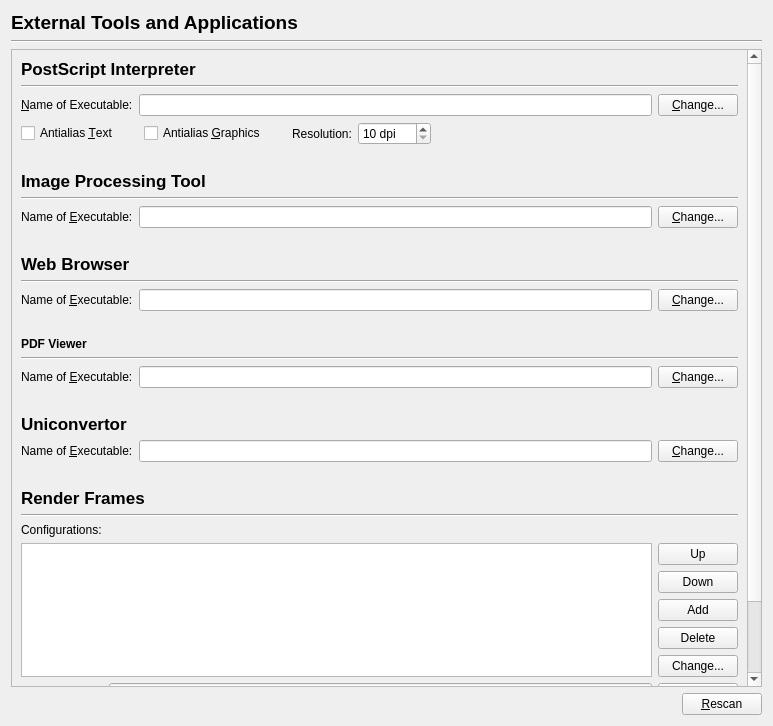
<?xml version="1.0" encoding="UTF-8"?>
<ui version="4.0">
 <class>Prefs_ExternalTools</class>
 <widget class="QWidget" name="Prefs_ExternalTools">
  <property name="geometry">
   <rect>
    <x>0</x>
    <y>0</y>
    <width>773</width>
    <height>726</height>
   </rect>
  </property>
  <property name="windowTitle">
   <string>External Tools</string>
  </property>
  <layout class="QVBoxLayout" name="verticalLayout">
   <item>
    <widget class="QLabel" name="label_6">
     <property name="font">
      <font>
       <pointsize>14</pointsize>
       <weight>75</weight>
       <bold>true</bold>
      </font>
     </property>
     <property name="text">
      <string>External Tools and Applications</string>
     </property>
    </widget>
   </item>
   <item>
    <widget class="Line" name="line_5">
     <property name="orientation">
      <enum>Qt::Horizontal</enum>
     </property>
    </widget>
   </item>
   <item>
    <widget class="QScrollArea" name="scrollArea">
     <property name="widgetResizable">
      <bool>true</bool>
     </property>
     <widget class="QWidget" name="scrollAreaWidgetContents">
      <property name="geometry">
       <rect>
        <x>0</x>
        <y>0</y>
        <width>730</width>
        <height>992</height>
       </rect>
      </property>
      <layout class="QVBoxLayout" name="verticalLayout_3">
       <item>
        <widget class="QLabel" name="label_2">
         <property name="font">
          <font>
           <pointsize>13</pointsize>
           <weight>75</weight>
           <bold>true</bold>
          </font>
         </property>
         <property name="text">
          <string>PostScript Interpreter</string>
         </property>
        </widget>
       </item>
       <item>
        <widget class="Line" name="line">
         <property name="orientation">
          <enum>Qt::Horizontal</enum>
         </property>
        </widget>
       </item>
       <item>
        <layout class="QHBoxLayout">
         <item>
          <widget class="QLabel" name="psToolLabel">
           <property name="text">
            <string>&amp;Name of Executable:</string>
           </property>
           <property name="wordWrap">
            <bool>false</bool>
           </property>
           <property name="buddy">
            <cstring>psToolLineEdit</cstring>
           </property>
          </widget>
         </item>
         <item>
          <widget class="QLineEdit" name="psToolLineEdit">
           <property name="toolTip">
            <string>&lt;qt&gt;Add the path for the Ghostscript interpreter. On Windows, please note it is important to note you need to use the program named gswin32c.exe - NOT gswin32.exe. Otherwise, this maybe cause a hang when starting Scribus.&lt;/qt&gt;</string>
           </property>
          </widget>
         </item>
         <item>
          <widget class="QPushButton" name="psToolChangeButton">
           <property name="text">
            <string>&amp;Change...</string>
           </property>
           <property name="shortcut">
            <string>Alt+C</string>
           </property>
          </widget>
         </item>
        </layout>
       </item>
       <item>
        <layout class="QHBoxLayout">
         <item>
          <widget class="QCheckBox" name="psAntialiasTextCheckBox">
           <property name="toolTip">
            <string>Antialias text for EPS and PDF onscreen rendering</string>
           </property>
           <property name="text">
            <string>Antialias &amp;Text</string>
           </property>
           <property name="shortcut">
            <string>Alt+T</string>
           </property>
          </widget>
         </item>
         <item>
          <spacer>
           <property name="orientation">
            <enum>Qt::Horizontal</enum>
           </property>
           <property name="sizeType">
            <enum>QSizePolicy::Minimum</enum>
           </property>
           <property name="sizeHint" stdset="0">
            <size>
             <width>20</width>
             <height>20</height>
            </size>
           </property>
          </spacer>
         </item>
         <item>
          <widget class="QCheckBox" name="psAntialiasGraphicsCheckBox">
           <property name="toolTip">
            <string>Antialias graphics for EPS and PDF onscreen rendering</string>
           </property>
           <property name="text">
            <string>Antialias &amp;Graphics</string>
           </property>
           <property name="shortcut">
            <string>Alt+G</string>
           </property>
          </widget>
         </item>
         <item>
          <spacer>
           <property name="orientation">
            <enum>Qt::Horizontal</enum>
           </property>
           <property name="sizeType">
            <enum>QSizePolicy::Minimum</enum>
           </property>
           <property name="sizeHint" stdset="0">
            <size>
             <width>20</width>
             <height>20</height>
            </size>
           </property>
          </spacer>
         </item>
         <item>
          <widget class="QLabel" name="psResolutionLabel">
           <property name="text">
            <string>Resolution:</string>
           </property>
           <property name="wordWrap">
            <bool>false</bool>
           </property>
           <property name="buddy">
            <cstring>psResolutionSpinBox</cstring>
           </property>
          </widget>
         </item>
         <item>
          <widget class="QSpinBox" name="psResolutionSpinBox">
           <property name="suffix">
            <string> dpi</string>
           </property>
           <property name="minimum">
            <number>10</number>
           </property>
           <property name="maximum">
            <number>2400</number>
           </property>
          </widget>
         </item>
         <item>
          <spacer name="horizontalSpacer">
           <property name="orientation">
            <enum>Qt::Horizontal</enum>
           </property>
           <property name="sizeHint" stdset="0">
            <size>
             <width>40</width>
             <height>20</height>
            </size>
           </property>
          </spacer>
         </item>
        </layout>
       </item>
       <item>
        <spacer name="verticalSpacer">
         <property name="orientation">
          <enum>Qt::Vertical</enum>
         </property>
         <property name="sizeType">
          <enum>QSizePolicy::Fixed</enum>
         </property>
         <property name="sizeHint" stdset="0">
          <size>
           <width>20</width>
           <height>20</height>
          </size>
         </property>
        </spacer>
       </item>
       <item>
        <widget class="QLabel" name="label_3">
         <property name="font">
          <font>
           <pointsize>13</pointsize>
           <weight>75</weight>
           <bold>true</bold>
          </font>
         </property>
         <property name="text">
          <string>Image Processing Tool</string>
         </property>
        </widget>
       </item>
       <item>
        <widget class="Line" name="line_3">
         <property name="orientation">
          <enum>Qt::Horizontal</enum>
         </property>
        </widget>
       </item>
       <item>
        <layout class="QHBoxLayout" name="horizontalLayout_3">
         <item>
          <widget class="QLabel" name="imageToolLabel">
           <property name="text">
            <string>Name of &amp;Executable:</string>
           </property>
           <property name="wordWrap">
            <bool>false</bool>
           </property>
           <property name="buddy">
            <cstring>imageToolLineEdit</cstring>
           </property>
          </widget>
         </item>
         <item>
          <widget class="QLineEdit" name="imageToolLineEdit">
           <property name="toolTip">
            <string>&lt;qt&gt;File system location for graphics editor. If you use gimp and your distribution includes it, we recommend 'gimp-remote', as it allows you to edit the image in an already running instance of gimp.&lt;/qt&gt;</string>
           </property>
          </widget>
         </item>
         <item>
          <widget class="QPushButton" name="imageToolChangeButton">
           <property name="text">
            <string>&amp;Change...</string>
           </property>
           <property name="shortcut">
            <string>Alt+C</string>
           </property>
          </widget>
         </item>
        </layout>
       </item>
       <item>
        <spacer name="verticalSpacer_2">
         <property name="orientation">
          <enum>Qt::Vertical</enum>
         </property>
         <property name="sizeType">
          <enum>QSizePolicy::Fixed</enum>
         </property>
         <property name="sizeHint" stdset="0">
          <size>
           <width>20</width>
           <height>20</height>
          </size>
         </property>
        </spacer>
       </item>
       <item>
        <widget class="QLabel" name="label_4">
         <property name="font">
          <font>
           <pointsize>13</pointsize>
           <weight>75</weight>
           <bold>true</bold>
          </font>
         </property>
         <property name="text">
          <string>Web Browser</string>
         </property>
        </widget>
       </item>
       <item>
        <widget class="Line" name="line_4">
         <property name="orientation">
          <enum>Qt::Horizontal</enum>
         </property>
        </widget>
       </item>
       <item>
        <layout class="QHBoxLayout" name="horizontalLayout_4">
         <item>
          <widget class="QLabel" name="webBrowserLabel">
           <property name="text">
            <string>Name of &amp;Executable:</string>
           </property>
           <property name="wordWrap">
            <bool>false</bool>
           </property>
           <property name="buddy">
            <cstring>imageToolLineEdit</cstring>
           </property>
          </widget>
         </item>
         <item>
          <widget class="QLineEdit" name="webBrowserLineEdit">
           <property name="toolTip">
            <string>&lt;qt&gt;File system location for graphics editor. If you use gimp and your distribution includes it, we recommend 'gimp-remote', as it allows you to edit the image in an already running instance of gimp.&lt;/qt&gt;</string>
           </property>
          </widget>
         </item>
         <item>
          <widget class="QPushButton" name="webBrowserChangeButton">
           <property name="text">
            <string>&amp;Change...</string>
           </property>
           <property name="shortcut">
            <string>Alt+C</string>
           </property>
          </widget>
         </item>
        </layout>
       </item>
       <item>
        <spacer name="verticalSpacer_3">
         <property name="orientation">
          <enum>Qt::Vertical</enum>
         </property>
         <property name="sizeType">
          <enum>QSizePolicy::Fixed</enum>
         </property>
         <property name="sizeHint" stdset="0">
          <size>
           <width>20</width>
           <height>20</height>
          </size>
         </property>
        </spacer>
       </item>
       <item>
        <widget class="QLabel" name="label_8">
         <property name="font">
          <font>
           <weight>75</weight>
           <bold>true</bold>
          </font>
         </property>
         <property name="text">
          <string>PDF Viewer</string>
         </property>
        </widget>
       </item>
       <item>
        <widget class="Line" name="line_6">
         <property name="orientation">
          <enum>Qt::Horizontal</enum>
         </property>
        </widget>
       </item>
       <item>
        <layout class="QHBoxLayout" name="horizontalLayout_2">
         <item>
          <widget class="QLabel" name="pdfViewerLabel">
           <property name="text">
            <string>Name of &amp;Executable:</string>
           </property>
           <property name="buddy">
            <cstring>pdfViewerLineEdit</cstring>
           </property>
          </widget>
         </item>
         <item>
          <widget class="QLineEdit" name="pdfViewerLineEdit"/>
         </item>
         <item>
          <widget class="QPushButton" name="pdfViewerChangeButton">
           <property name="text">
            <string>&amp;Change...</string>
           </property>
          </widget>
         </item>
        </layout>
       </item>
       <item>
        <spacer name="verticalSpacer_6">
         <property name="orientation">
          <enum>Qt::Vertical</enum>
         </property>
         <property name="sizeType">
          <enum>QSizePolicy::Fixed</enum>
         </property>
         <property name="sizeHint" stdset="0">
          <size>
           <width>20</width>
           <height>20</height>
          </size>
         </property>
        </spacer>
       </item>
       <item>
        <widget class="QLabel" name="label_7">
         <property name="font">
          <font>
           <pointsize>13</pointsize>
           <weight>75</weight>
           <bold>true</bold>
          </font>
         </property>
         <property name="text">
          <string>Uniconvertor</string>
         </property>
        </widget>
       </item>
       <item>
        <layout class="QHBoxLayout" name="horizontalLayout_5">
         <item>
          <widget class="QLabel" name="uniconverterLabel">
           <property name="text">
            <string>Name of &amp;Executable:</string>
           </property>
           <property name="wordWrap">
            <bool>false</bool>
           </property>
           <property name="buddy">
            <cstring>imageToolLineEdit</cstring>
           </property>
          </widget>
         </item>
         <item>
          <widget class="QLineEdit" name="uniconvertorLineEdit">
           <property name="toolTip">
            <string>&lt;qt&gt;File system location for graphics editor. If you use gimp and your distribution includes it, we recommend 'gimp-remote', as it allows you to edit the image in an already running instance of gimp.&lt;/qt&gt;</string>
           </property>
          </widget>
         </item>
         <item>
          <widget class="QPushButton" name="uniconvertorChangeButton">
           <property name="text">
            <string>&amp;Change...</string>
           </property>
           <property name="shortcut">
            <string>Alt+C</string>
           </property>
          </widget>
         </item>
        </layout>
       </item>
       <item>
        <spacer name="verticalSpacer_5">
         <property name="orientation">
          <enum>Qt::Vertical</enum>
         </property>
         <property name="sizeType">
          <enum>QSizePolicy::Fixed</enum>
         </property>
         <property name="sizeHint" stdset="0">
          <size>
           <width>20</width>
           <height>20</height>
          </size>
         </property>
        </spacer>
       </item>
       <item>
        <widget class="QLabel" name="label_5">
         <property name="font">
          <font>
           <pointsize>13</pointsize>
           <weight>75</weight>
           <bold>true</bold>
          </font>
         </property>
         <property name="text">
          <string>Render Frames</string>
         </property>
        </widget>
       </item>
       <item>
        <widget class="Line" name="line_2">
         <property name="orientation">
          <enum>Qt::Horizontal</enum>
         </property>
        </widget>
       </item>
       <item>
        <widget class="QLabel" name="label">
         <property name="text">
          <string>Configurations:</string>
         </property>
        </widget>
       </item>
       <item>
        <layout class="QHBoxLayout" name="horizontalLayout">
         <item>
          <widget class="QListWidget" name="latexConfigsListWidget"/>
         </item>
         <item>
          <layout class="QVBoxLayout" name="verticalLayout_2">
           <property name="spacing">
            <number>-1</number>
           </property>
           <item>
            <widget class="QPushButton" name="latexConfigUpButton">
             <property name="text">
              <string>Up</string>
             </property>
            </widget>
           </item>
           <item>
            <widget class="QPushButton" name="latexConfigDownButton">
             <property name="text">
              <string>Down</string>
             </property>
            </widget>
           </item>
           <item>
            <widget class="QPushButton" name="latexConfigAddButton">
             <property name="text">
              <string>Add</string>
             </property>
            </widget>
           </item>
           <item>
            <widget class="QPushButton" name="latexConfigDeleteButton">
             <property name="text">
              <string>Delete</string>
             </property>
            </widget>
           </item>
           <item>
            <widget class="QPushButton" name="latexConfigChangeCommandButton">
             <property name="text">
              <string>Change...</string>
             </property>
            </widget>
           </item>
          </layout>
         </item>
        </layout>
       </item>
       <item>
        <layout class="QHBoxLayout">
         <item>
          <widget class="QLabel" name="latexEditorLabel">
           <property name="text">
            <string>External Editor:</string>
           </property>
           <property name="wordWrap">
            <bool>false</bool>
           </property>
           <property name="buddy">
            <cstring>latexEditorLineEdit</cstring>
           </property>
          </widget>
         </item>
         <item>
          <widget class="QLineEdit" name="latexEditorLineEdit">
           <property name="toolTip">
            <string>&lt;qt&gt;Path to the editor executable.&lt;/qt&gt;</string>
           </property>
          </widget>
         </item>
         <item>
          <widget class="QPushButton" name="latexEditorChangeButton">
           <property name="text">
            <string>&amp;Change...</string>
           </property>
           <property name="shortcut">
            <string>Alt+C</string>
           </property>
          </widget>
         </item>
        </layout>
       </item>
       <item>
        <layout class="QHBoxLayout">
         <item>
          <widget class="QCheckBox" name="latexEmptyFrameCheckBox">
           <property name="text">
            <string>Start with empty frame</string>
           </property>
          </widget>
         </item>
         <item>
          <spacer>
           <property name="orientation">
            <enum>Qt::Horizontal</enum>
           </property>
           <property name="sizeType">
            <enum>QSizePolicy::Minimum</enum>
           </property>
           <property name="sizeHint" stdset="0">
            <size>
             <width>20</width>
             <height>20</height>
            </size>
           </property>
          </spacer>
         </item>
         <item>
          <widget class="QCheckBox" name="latexEmbeddedEditorCheckBox">
           <property name="enabled">
            <bool>true</bool>
           </property>
           <property name="text">
            <string>Use Embedded Editor</string>
           </property>
          </widget>
         </item>
         <item>
          <spacer name="horizontalSpacer_2">
           <property name="orientation">
            <enum>Qt::Horizontal</enum>
           </property>
           <property name="sizeHint" stdset="0">
            <size>
             <width>40</width>
             <height>20</height>
            </size>
           </property>
          </spacer>
         </item>
        </layout>
       </item>
       <item>
        <layout class="QHBoxLayout">
         <item>
          <widget class="QCheckBox" name="latexForceDPICheckBox">
           <property name="toolTip">
            <string>Always use the configured DPI setting for calculating the size, even if the image file reports something different.</string>
           </property>
           <property name="text">
            <string>Force DPI</string>
           </property>
          </widget>
         </item>
         <item>
          <spacer>
           <property name="orientation">
            <enum>Qt::Horizontal</enum>
           </property>
           <property name="sizeType">
            <enum>QSizePolicy::Fixed</enum>
           </property>
           <property name="sizeHint" stdset="0">
            <size>
             <width>20</width>
             <height>20</height>
            </size>
           </property>
          </spacer>
         </item>
         <item>
          <widget class="QLabel" name="latexResolutionLabel">
           <property name="text">
            <string>Resolution:</string>
           </property>
           <property name="wordWrap">
            <bool>false</bool>
           </property>
           <property name="buddy">
            <cstring>latexResolutionSpinBox</cstring>
           </property>
          </widget>
         </item>
         <item>
          <widget class="QSpinBox" name="latexResolutionSpinBox">
           <property name="suffix">
            <string> dpi</string>
           </property>
           <property name="minimum">
            <number>10</number>
           </property>
           <property name="maximum">
            <number>2400</number>
           </property>
          </widget>
         </item>
         <item>
          <spacer name="horizontalSpacer_3">
           <property name="orientation">
            <enum>Qt::Horizontal</enum>
           </property>
           <property name="sizeHint" stdset="0">
            <size>
             <width>40</width>
             <height>20</height>
            </size>
           </property>
          </spacer>
         </item>
        </layout>
       </item>
       <item>
        <spacer name="verticalSpacer_4">
         <property name="orientation">
          <enum>Qt::Vertical</enum>
         </property>
         <property name="sizeType">
          <enum>QSizePolicy::MinimumExpanding</enum>
         </property>
         <property name="sizeHint" stdset="0">
          <size>
           <width>20</width>
           <height>0</height>
          </size>
         </property>
        </spacer>
       </item>
      </layout>
     </widget>
    </widget>
   </item>
   <item>
    <layout class="QHBoxLayout">
     <item>
      <spacer>
       <property name="orientation">
        <enum>Qt::Horizontal</enum>
       </property>
       <property name="sizeType">
        <enum>QSizePolicy::Expanding</enum>
       </property>
       <property name="sizeHint" stdset="0">
        <size>
         <width>161</width>
         <height>21</height>
        </size>
       </property>
      </spacer>
     </item>
     <item>
      <widget class="QPushButton" name="rescanButton">
       <property name="toolTip">
        <string>Rescan for the external tools if they do not exist in the already specified location</string>
       </property>
       <property name="text">
        <string>&amp;Rescan</string>
       </property>
       <property name="shortcut">
        <string>Alt+R</string>
       </property>
      </widget>
     </item>
    </layout>
   </item>
  </layout>
 </widget>
 <tabstops>
  <tabstop>psToolLineEdit</tabstop>
  <tabstop>psToolChangeButton</tabstop>
  <tabstop>psAntialiasTextCheckBox</tabstop>
  <tabstop>psAntialiasGraphicsCheckBox</tabstop>
  <tabstop>psResolutionSpinBox</tabstop>
  <tabstop>latexConfigsListWidget</tabstop>
  <tabstop>latexConfigUpButton</tabstop>
  <tabstop>latexConfigDownButton</tabstop>
  <tabstop>latexConfigAddButton</tabstop>
  <tabstop>latexConfigDeleteButton</tabstop>
  <tabstop>latexEditorLineEdit</tabstop>
  <tabstop>latexEditorChangeButton</tabstop>
  <tabstop>latexEmptyFrameCheckBox</tabstop>
  <tabstop>latexEmbeddedEditorCheckBox</tabstop>
  <tabstop>latexForceDPICheckBox</tabstop>
  <tabstop>latexResolutionSpinBox</tabstop>
  <tabstop>rescanButton</tabstop>
 </tabstops>
 <resources/>
 <connections/>
</ui>
